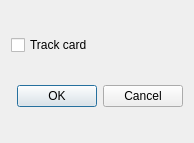
<?xml version="1.0" encoding="UTF-8"?>
<ui version="4.0">
 <class>PrintSelectDialog</class>
 <widget class="QDialog" name="PrintSelectDialog">
  <property name="geometry">
   <rect>
    <x>0</x>
    <y>0</y>
    <width>194</width>
    <height>143</height>
   </rect>
  </property>
  <property name="sizePolicy">
   <sizepolicy hsizetype="Preferred" vsizetype="MinimumExpanding">
    <horstretch>0</horstretch>
    <verstretch>0</verstretch>
   </sizepolicy>
  </property>
  <property name="windowTitle">
   <string>Who are you? What do you want?</string>
  </property>
  <layout class="QVBoxLayout" name="verticalLayout">
   <item>
    <widget class="QCheckBox" name="checkBox">
     <property name="text">
      <string>Track card</string>
     </property>
    </widget>
   </item>
   <item>
    <widget class="QDialogButtonBox" name="buttonBox">
     <property name="orientation">
      <enum>Qt::Horizontal</enum>
     </property>
     <property name="standardButtons">
      <set>QDialogButtonBox::Cancel|QDialogButtonBox::Ok</set>
     </property>
    </widget>
   </item>
  </layout>
 </widget>
 <resources/>
 <connections>
  <connection>
   <sender>buttonBox</sender>
   <signal>accepted()</signal>
   <receiver>PrintSelectDialog</receiver>
   <slot>accept()</slot>
   <hints>
    <hint type="sourcelabel">
     <x>248</x>
     <y>254</y>
    </hint>
    <hint type="destinationlabel">
     <x>157</x>
     <y>274</y>
    </hint>
   </hints>
  </connection>
  <connection>
   <sender>buttonBox</sender>
   <signal>rejected()</signal>
   <receiver>PrintSelectDialog</receiver>
   <slot>reject()</slot>
   <hints>
    <hint type="sourcelabel">
     <x>316</x>
     <y>260</y>
    </hint>
    <hint type="destinationlabel">
     <x>286</x>
     <y>274</y>
    </hint>
   </hints>
  </connection>
 </connections>
</ui>
